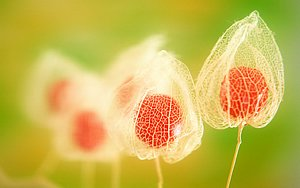
#> input picture Homework 2/japaneseflowers.jpg, 300 x 188 px, given in place of the camera
$ python FindingColorsInRangeWebcam.py
#> lines starting #> are read from the running program, lines starting #| are printed output that depends on the picture; after the words box and inside, x2 and y2 are one past the last pixel; in counts of white or black regions, pixels touching at a corner belong together
# Maria Gallivan and Susan McCartney
# CSCI 442: Assignment 2
# February 19, 2021

import cv2 as cv
import time
import numpy as np

global hh
global hv
global hs
global lh
global lv
global ls
hh = hv = hs = lh = lv = ls = 10

# click left mouse button and retrieve color values at specific coordinate
def getValues(event, x, y):
    if event == cv.EVENT_LBUTTONDOWN:
        colorsH = hsv[y, x, 0]
        colorsS = hsv[y, x, 1]
        colorsV = hsv[y, x, 2]
        colors = hsv[y, x]
        print("Hue: ", colorsH)
        print("Saturation: ", colorsS)
        print("Lightness: ", colorsV)
        print("BRG Format: ", colors)
        print("Coordinates of pixel: X: ", x, "Y: ", y)


def nothing(x):
    pass


# Capture live video from Webcam
cap = cv.VideoCapture(0)
# Display live video
cv.namedWindow("Video")

# Using Sliders create scalers
cv.namedWindow("Trackbars")
cv.createTrackbar("LH", "Trackbars", 0, 179, nothing)
#> slider 'LH' is set to 35
cv.createTrackbar("LS", "Trackbars", 0, 255, nothing)
#> slider 'LS' is set to 51
cv.createTrackbar("LV", "Trackbars", 0, 255, nothing)
#> slider 'LV' is set to 51
cv.createTrackbar("HH", "Trackbars", 179, 179, nothing)
cv.createTrackbar("HS", "Trackbars", 255, 255, nothing)
cv.createTrackbar("HV", "Trackbars", 255, 255, nothing)


while(True):

    # Take each frame
    status, src = cap.read()
#> src is the input picture: shape (188, 300, 3); mean B, G, R 81.3, 182.3, 200.5

    # Convert BGR to HSV
    hsv = cv.cvtColor(src, cv.COLOR_BGR2HSV)
#> hsv: shape (188, 300, 3); mean H, S, V 25.9, 161.1, 205.5

    # Display HSV video
    cv.imshow("Video", hsv)

    # Click on HSV video and capture the HSV values at the location clicked
    cv.setMouseCallback("Video", getValues)

    # Using Sliders create scalers for the min and max values you want to track
    lh = cv.getTrackbarPos("LH", "Trackbars")
    ls = cv.getTrackbarPos("LS", "Trackbars")
    lv = cv.getTrackbarPos("LV", "Trackbars")
    hh = cv.getTrackbarPos("HH", "Trackbars")
    hs = cv.getTrackbarPos("HS", "Trackbars")
    hv = cv.getTrackbarPos("HV", "Trackbars")

    min = np.array([lh, ls, lv])
    max = np.array([hh, hs, hv])


    # Use the OpenCV inRange method to find the values between the scalars from HSV image and the result will go to a grayscale image
    mask = cv.inRange(hsv, min, max)
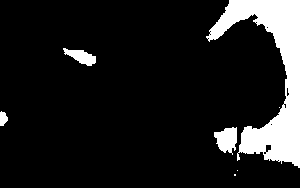
#> mask: shape (188, 300); 12% white; 7 white regions (3 under 20 px), largest, box (x1, y1, x2, y2) and area: (206, 0, 300, 168) 5947, (214, 127, 237, 155) 436, (63, 48, 96, 66) 312, (0, 111, 8, 126) 89

    # Dilate, erode the grayscale image to get a better representation of the object you are tracking.
    # Bitwise-AND mask and original image
    res = cv.bitwise_and(src, src, mask=mask)
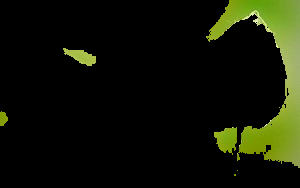
#> res: shape (188, 300, 3); mean B, G, R 5.8, 20.4, 16.7

    #  The tracked object will be white.
    mask_3 = cv.cvtColor(mask, cv.COLOR_GRAY2BGR)
    stacked = np.hstack((mask_3, src, res))
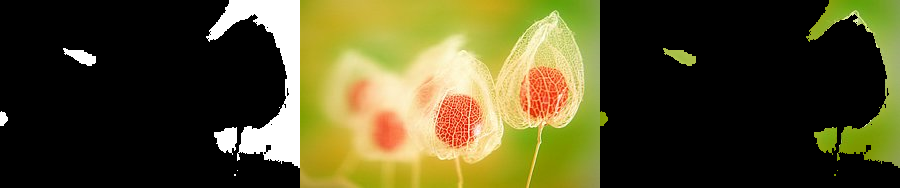
#> stacked: shape (188, 900, 3); mean B, G, R 39.3, 77.8, 82.7

    # Display the original image and the binary image where everything is black except for the object you are tracking.
    cv.imshow("Original", src)
    cv.imshow("Mask", mask)
    cv.imshow("Res", res)

    # Exit using "q"
    if cv.waitKey(1) & 0xFF == ord("q"):
#> (key q is pressed here)
        cv.destroyAllWindows()
        break
